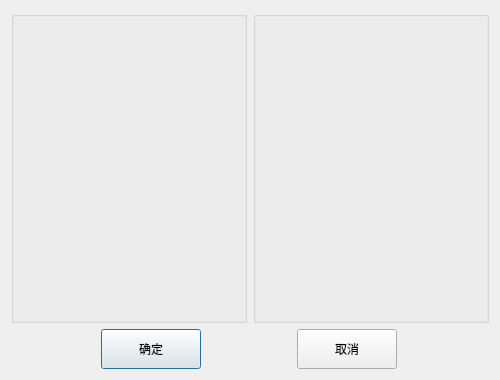
<?xml version="1.0" encoding="UTF-8"?>
<ui version="4.0">
 <class>TaskItemDialog</class>
 <widget class="QDialog" name="TaskItemDialog">
  <property name="geometry">
   <rect>
    <x>0</x>
    <y>0</y>
    <width>500</width>
    <height>380</height>
   </rect>
  </property>
  <layout class="QGridLayout" name="gridLayout">
   <item row="0" column="0">
    <widget class="ZDiyList" name="policeList"/>
   </item>
   <item row="0" column="1">
    <widget class="ZDiyList" name="gunList"/>
   </item>
   <item row="1" column="0" colspan="2">
    <widget class="QWidget" name="widget" native="true">
     <property name="sizePolicy">
      <sizepolicy hsizetype="Preferred" vsizetype="Fixed">
       <horstretch>0</horstretch>
       <verstretch>0</verstretch>
      </sizepolicy>
     </property>
     <layout class="QHBoxLayout" name="horizontalLayout">
      <property name="leftMargin">
       <number>0</number>
      </property>
      <property name="topMargin">
       <number>0</number>
      </property>
      <property name="rightMargin">
       <number>0</number>
      </property>
      <property name="bottomMargin">
       <number>0</number>
      </property>
      <item>
       <widget class="QPushButton" name="ok">
        <property name="sizePolicy">
         <sizepolicy hsizetype="Fixed" vsizetype="Fixed">
          <horstretch>0</horstretch>
          <verstretch>0</verstretch>
         </sizepolicy>
        </property>
        <property name="minimumSize">
         <size>
          <width>100</width>
          <height>40</height>
         </size>
        </property>
        <property name="text">
         <string>确定</string>
        </property>
       </widget>
      </item>
      <item>
       <widget class="QPushButton" name="cancel">
        <property name="sizePolicy">
         <sizepolicy hsizetype="Fixed" vsizetype="Fixed">
          <horstretch>0</horstretch>
          <verstretch>0</verstretch>
         </sizepolicy>
        </property>
        <property name="minimumSize">
         <size>
          <width>100</width>
          <height>40</height>
         </size>
        </property>
        <property name="text">
         <string>取消</string>
        </property>
       </widget>
      </item>
     </layout>
    </widget>
   </item>
  </layout>
 </widget>
 <customwidgets>
  <customwidget>
   <class>ZDiyList</class>
   <extends>QGroupBox</extends>
   <header location="global">zdiylist.h</header>
   <container>1</container>
  </customwidget>
 </customwidgets>
 <resources/>
 <connections>
  <connection>
   <sender>ok</sender>
   <signal>clicked()</signal>
   <receiver>TaskItemDialog</receiver>
   <slot>accept()</slot>
   <hints>
    <hint type="sourcelabel">
     <x>181</x>
     <y>372</y>
    </hint>
    <hint type="destinationlabel">
     <x>297</x>
     <y>200</y>
    </hint>
   </hints>
  </connection>
  <connection>
   <sender>cancel</sender>
   <signal>clicked()</signal>
   <receiver>TaskItemDialog</receiver>
   <slot>reject()</slot>
   <hints>
    <hint type="sourcelabel">
     <x>410</x>
     <y>372</y>
    </hint>
    <hint type="destinationlabel">
     <x>297</x>
     <y>200</y>
    </hint>
   </hints>
  </connection>
 </connections>
</ui>
